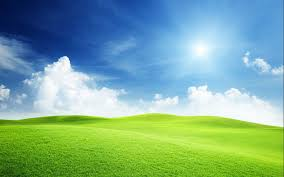
#> input picture comImage/imageData/img1.png, 284 x 177 px
$ python hanImage.py
#> lines starting #> are read from the running program, lines starting #| are printed output that depends on the picture
# -*- coding: utf-8 -*-
# !/usr/bin/env python
# @Time    : 2019/6/4 9:53
# @Author  : xhh
# @Desc    :  图片hash值，与汉明距离的计算
# @File    : hanImage.py
import cv2
import numpy as np
import numpy as np


def phash(path):
    # 加载并调整图片为32*32的灰度图片
#> called with path = './imageData/img1.png'
    img = cv2.imread(path)
#> img is the input picture: shape (177, 284, 3); mean B, G, R 149.9, 172.2, 125
    img1 = cv2.resize(img, (32, 32),cv2.COLOR_RGB2GRAY)
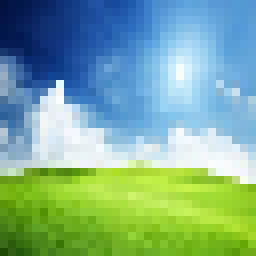
#> img1: shape (32, 32, 3) (shown 8 times larger); mean B, G, R 150, 172.3, 125

    # 创建二维列表
    h, w = img.shape[:2]
#> h = 177; w = 284
    vis0 = np.zeros((h, w), np.float32)
#> (the run stopped early here; a loop or call above may not have finished)
